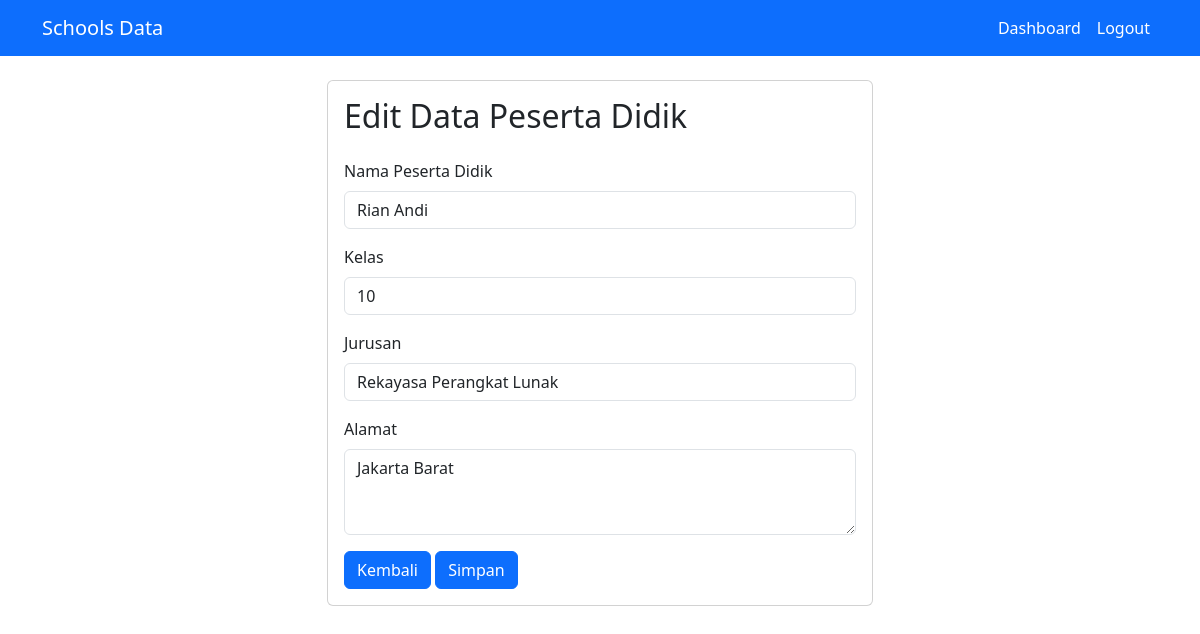
The page /edit.php?id=9 on the database its author committed.
### tables this page shows
CREATE TABLE `tb_siswa` (
  `id_siswa` int(11) NOT NULL,
  `nama` varchar(100) NOT NULL,
  `kelas` varchar(20) NOT NULL,
  `jurusan` varchar(50) NOT NULL,
  `alamat` text NOT NULL
);

### config/Database.php (called while the page is built, shortened)
<?php
class Database {
	protected $host = 'localhost';
	protected $username = 'root';
	protected $password = '';
	protected $database = 'my_sekolah';
    private function connect() {
        $this->connectDB = new mysqli($this->host, $this->username, $this->password, $this->database);
    }
}
?>

### config/Siswa_config.php (called while the page is built, shortened)
<?php
require 'Database.php';
class Siswa extends Database {
    public function getSiswaId($id) {
        $sql = "SELECT * FROM tb_siswa WHERE id_siswa = ?";
        $stmt = $this->connectDB->prepare($sql);
        $stmt->bind_param("i", $id);
        $stmt->execute();
        $result = $stmt->get_result();
        return $result->fetch_assoc();
    }
}
?>

### edit.php (the view, shortened to what this page needs)
<?php
    require 'config/Siswa_config.php';
    $db = new Siswa();
    $id = $_GET['id'];
    $row = $db->getSiswaId($id);
?>
<!DOCTYPE html>
<html lang="en">
<head>
    <link href="https://cdn.jsdelivr.net/npm/bootstrap@5.3.8/dist/css/bootstrap.min.css" rel="stylesheet">
</head>
<body>
    <nav class="navbar navbar-expand-lg bg-primary">
        <div class="container">
            <a class="navbar-brand text-white" href="#">Schools Data</a>
            <div class="collapse navbar-collapse" id="navbarNavAltMarkup">
                <div class="navbar-nav ms-auto">
                    <a class="nav-link text-white active" aria-current="page" href="index.php">Dashboard</a>
                    <a class="nav-link text-white active" aria-current="page" href="logout.php">Logout</a>
                </div>
            </div>
        </div>
    </nav>
    <div class="container">
        <div class="row mt-4">
            <div class="col-6 m-auto">
                <div class="card">
                    <div class="card-body">
                        <h2 class="mb-4">Edit Data Peserta Didik</h2>
                        <form method="post">
                            <div class="mb-3">
                                <label for="exampleFormControlInput1" class="form-label">Nama Peserta Didik</label>
                                <input type="text" class="form-control" id="exampleFormControlInput1" name="nama" value="<?= $row['nama']; ?>" required>
                            </div>
                            <div class="mb-3">
                                <label for="exampleFormControlInput1" class="form-label">Kelas</label>
                                <input type="text" class="form-control" id="exampleFormControlInput1" name="kelas" value="<?= $row['kelas']; ?>" required>
                            </div>
                            <div class="mb-3">
                                <label for="exampleFormControlInput1" class="form-label">Jurusan</label>
                                <input type="text" class="form-control" id="exampleFormControlInput1" name="jurusan" value="<?= $row['jurusan']; ?>" required>
                            </div>
                            <div class="mb-3">
                                <label for="exampleFormControlInput1" class="form-label">Alamat</label>
                                <textarea class="form-control" id="exampleFormControlTextarea1" rows="3" name="alamat" required><?= $row['alamat']; ?></textarea>
                            </div>
                            <a href="index.php"><button type="button" class="btn btn-primary">Kembali</button></a>
                            <button type="submit" class="btn btn-primary">Simpan</button>
                        </form>
                    </div>
                </div>
            </div>
        </div>
    </div>
</body>
</html>

### rows shown on the page
tb_siswa: nama "Rian Andi", kelas "10", jurusan "Rekayasa Perangkat Lunak", alamat "Jakarta Barat"
